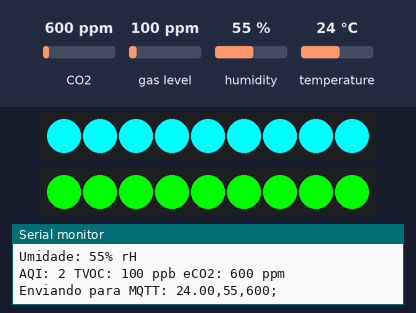
Simulated run of this sketch. Board: ESP32. On the bench: 2 × 9 RGB LEDs in strip order, left to right, the last lines printed to the serial monitor. Inputs (shaded band) come from the test bench; at power-on: CO2 600 ppm, temperature 24 °C, gas level 100 ppm, humidity 55 %. WiFi joins after 1.5 s; servers stay silent unless stated; no MQTT or app messages arrive unless stated.

Above: at 3.2 s.
3.3 s: CO2 set to 452 ppm
At 8.1 s:
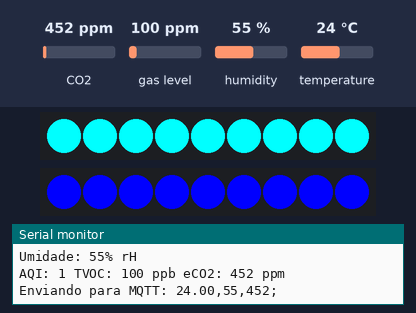
9.0 s: temperature set to 20.6 °C
14.7 s: temperature set to 19.3 °C
At 18.5 s:
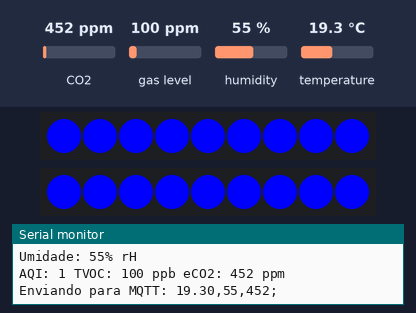
20.4 s: CO2 set to 1050 ppm
At 23.1 s:
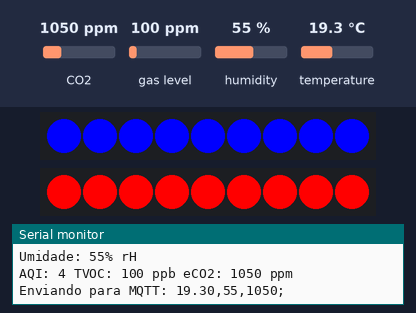
26.1 s: CO2 set to 1700 ppm
At 28.9 s:
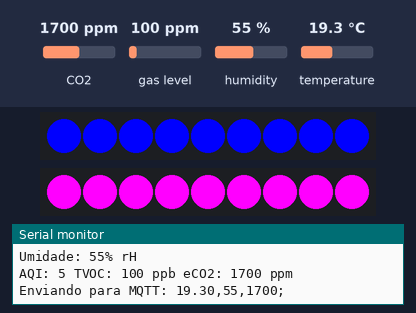
31.8 s: temperature set to 28 °C
At 33.5 s:
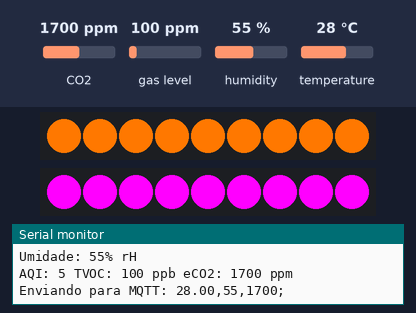
Timing chart, 0 to 35.0 s (numbered marks = the images above; inputs shaded):
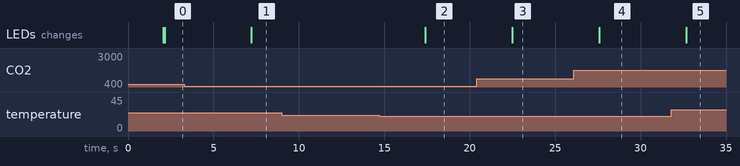

Measured:
- the behaviour switches between 20 and 19.9 °C on temperature (found by bisection; images 1 and 2)
- after the input at 3.3 s, the LEDs: change after 3.9 s (image 1)
- after the input at 14.7 s, the LEDs: change after 2.7 s (image 2)
- after the input at 20.4 s, the LEDs: change after 2.1 s (image 3)
- after the input at 26.1 s, the LEDs: change after 1.5 s (image 4)
- after the input at 31.8 s, the LEDs: change after 0.86 s (image 5)

The sketch:

esp32Final.ino
```cpp
#include <WiFi.h>
#include <PubSubClient.h>
#include <Wire.h>
#include <Adafruit_AHTX0.h>    // Biblioteca do sensor AHT21
#include "ScioSense_ENS160.h"  // Biblioteca do sensor ENS160
#include <Adafruit_NeoPixel.h>

#define PIN_LED_TEMP 25
#define PIN_LED_AQI 33
#define NUM_LEDS 9

Adafruit_NeoPixel stripTemp(NUM_LEDS, PIN_LED_TEMP, NEO_GRB + NEO_KHZ800);
Adafruit_NeoPixel stripAQI(NUM_LEDS, PIN_LED_AQI, NEO_GRB + NEO_KHZ800);

// Configuração de múltiplas redes WiFi
const char* ssid1 = "RYANNE_AP106_2Ghz";
const char* password1 = "Norway106*";
const char* ssid2 = "PIC2-2G";
const char* password2 = "engcomp@ufes";

// Configuração do MQTT
const char* mqttServer = "broker.hivemq.com";
const int mqttPort = 1883;
const char* mqttTopic = "pic1UFES/arbotec";

// Instâncias dos sensores
Adafruit_AHTX0 aht;
ScioSense_ENS160 ens160(ENS160_I2CADDR_1);

// Configuração do cliente MQTT
WiFiClient espClient;
PubSubClient client(espClient);

// Variáveis para armazenar leituras
double temperatura;
int umidade;
int eCO2, aqi, tvoc;

// Função para conectar ao WiFi alternando entre as redes
void connectWiFi() {
    int attempts;
    bool connected = false;
    while (!connected) {
        // Tenta conectar no primeiro SSID
        WiFi.begin(ssid1, password1);
        Serial.print("Conectando ao WiFi1...");
        for (attempts = 0; attempts < 5; attempts++) {
            if (WiFi.status() == WL_CONNECTED) {
                Serial.println("\nConectado ao WiFi1!");
                connected = true;
                break;
            }
            delay(1000);
            Serial.print(".");
        }

        // Se não conectou, tenta o segundo SSID
        if (!connected) {
            WiFi.begin(ssid2, password2);
            Serial.print("\nConectando ao WiFi2...");
            for (attempts = 0; attempts < 5; attempts++) {
                if (WiFi.status() == WL_CONNECTED) {
                    Serial.println("\nConectado ao WiFi2!");
                    connected = true;
                    break;
                }
                delay(1000);
                Serial.print(".");
            }
        }
    }
}

// Função para conectar ao MQTT
void connectMQTT() {
    client.setServer(mqttServer, mqttPort);
    while (!client.connected()) {
        Serial.print("Conectando ao MQTT...");
        if (client.connect("ESP32_Client")) {
            Serial.println(" Conectado ao MQTT!");
        } else {
            Serial.print(" Falha, código: ");
            Serial.println(client.state());
            delay(5000);
        }
    }
}

// Função para inicializar os sensores
void initSensors() {
    if (!aht.begin()) {
        Serial.println("Erro ao detectar o AHT21! Verifique a conexão.");
        while (1);
    }
    if (!ens160.begin()) {
        Serial.println("Erro ao detectar o ENS160! Verifique a conexão.");
        while (1);
    }
    ens160.setMode(ENS160_OPMODE_STD);
}

// Função para definir a cor dos LEDs
void setCor(Adafruit_NeoPixel &strip, int r, int g, int b) {
    for (int i = 0; i < NUM_LEDS; i++) {
        strip.setPixelColor(i, strip.Color(r, g, b));
    }
    strip.show();
}

void setup() {
    Serial.begin(115200);

    connectWiFi();
    connectMQTT();

    // Inicializa as fitas LED
    stripTemp.begin();
    stripTemp.show();  // Inicializa os LEDs apagados
    stripAQI.begin();
    stripAQI.show();  // Inicializa os LEDs apagados

    initSensors();
}

void loop() {
    // Verifica conexão MQTT e reconecta se necessário
    if (!client.connected()) {
        connectMQTT();
    }

    // Leitura do sensor AHT21
    sensors_event_t humidityEvent, tempEvent;
    aht.getEvent(&humidityEvent, &tempEvent);
    temperatura = tempEvent.temperature;
    umidade = humidityEvent.relative_humidity;

    // Envia os dados ao ENS160 para melhorar a precisão
    ens160.set_envdata(temperatura, umidade);
    ens160.measure(true);

    // Captura os valores do ENS160
    aqi = ens160.getAQI();
    tvoc = ens160.getTVOC();
    eCO2 = ens160.geteCO2();

    // Exibe as leituras no monitor serial
    Serial.print("Temperatura: "); Serial.print(temperatura); Serial.println(" °C");
    Serial.print("Umidade: "); Serial.print(umidade); Serial.println("% rH");
    Serial.print("AQI: "); Serial.print(aqi);
    Serial.print(" TVOC: "); Serial.print(tvoc); Serial.print(" ppb ");
    Serial.print("eCO2: "); Serial.print(eCO2); Serial.println(" ppm");

    // Monta a string para o MQTT
    String payload = String(temperatura) + "," + String(umidade) + "," + String(eCO2) + ";";
    Serial.println("Enviando para MQTT: " + payload);
    client.publish(mqttTopic, payload.c_str());

    // Define a cor da fita LED de temperatura
    if (temperatura >= 35) setCor(stripTemp, 255, 0, 0);
    else if (temperatura >= 30) setCor(stripTemp, 255, 50, 0);
    else if (temperatura >= 25) setCor(stripTemp, 255, 120, 0);
    else if (temperatura >= 20) setCor(stripTemp, 0, 255, 255);
    else setCor(stripTemp, 0, 0, 255);

    // Define a cor da fita LED de qualidade do ar (AQI)
    if (aqi == 5) setCor(stripAQI, 255, 0, 255);
    else if (aqi == 4) setCor(stripAQI, 255, 0, 0);
    else if (aqi == 3) setCor(stripAQI, 255, 50, 0);
    else if (aqi == 2) setCor(stripAQI, 0, 255, 0);
    else if (aqi == 1) setCor(stripAQI, 0, 0, 255);

    delay(5000); // Aguarda 5 segundos para a próxima leitura
}
```
